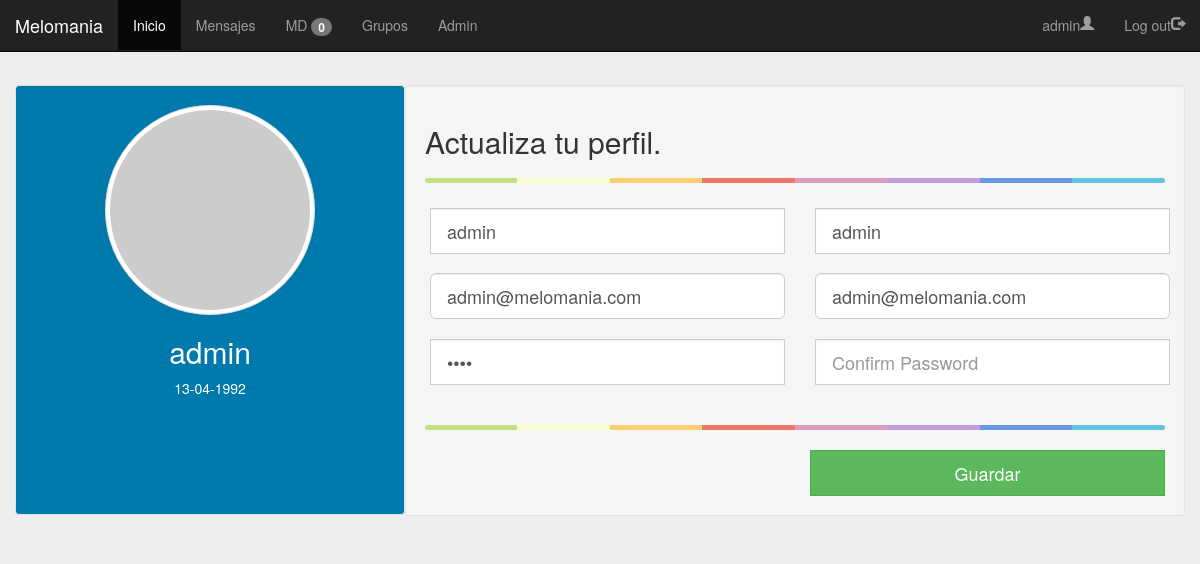
The page /profile.php (signed in) on the database its author committed.
### tables this page shows
CREATE TABLE `usuarios` (
  `id` int(11) NOT NULL,
  `nombre` varchar(42) NOT NULL,
  `apellido` varchar(42) NOT NULL,
  `email` varchar(42) NOT NULL,
  `contrasena` varchar(42) NOT NULL,
  `type` enum('user','admin') NOT NULL DEFAULT 'user',
  `fech_nacimiento` date NOT NULL
);

### modelo/mensajeDAO.php (called while the page is built, shortened)
<?php
  class MensajeDAO{
      public function getCountNoReadMessages(){
        $con = DB::getInstance()->getConnection();
        $query = $con->prepare("SELECT COUNT(leido) FROM mensajes WHERE leido=FALSE and idUsuDestino = (SELECT id FROM usuarios where email = ?);");
        $query->bind_param('s', $_SESSION["email"]);
        $query->execute();
        $result = $query->get_result();
        $result = $result->fetch_assoc();
        return $result["COUNT(leido)"];
      }
  }
 ?>

### modelo/usuarioDAO.php (called while the page is built, shortened)
<?php
  require_once("usuario.php");
  class UsuarioDAO{
    public function getInformation($email){
      $con = DB::getInstance()->getConnection();
      $query = $con->prepare("SELECT * from usuarios WHERE email=?");
      $query->bind_param('s',$email);
      $query->execute();
      $result = $query->get_result()->fetch_assoc();
      return new Usuario($result["id"], $result["nombre"], $result["apellido"], $result["email"], $result["contrasena"], $result["type"], $result["fech_nacimiento"], NULL);
    }
  }
?>

### modelo/usuario.php (called while the page is built, shortened)
<?php
  class Usuario{
      private $nombre;
      private $apellido;
      private $email;
      private $pass;
      private $fecha;
      public function __construct($id, $nombre, $apellido, $email, $pass, $type, $fecha, $estilos){
        $this->nombre = $nombre;
        $this->apellido = $apellido;
        $this->email = $email;
        $this->pass = $pass;
        $this->fecha = $fecha;
      }
      public function getNombre(){
        return $this->nombre;
      }
      public function getApellido(){
        return $this->apellido;
      }
      public function getEmail() {
        return $this->email;
      }
      public function getContrasena(){
        return $this->pass;
      }
      public function getFecha(){
        return $this->fecha;
      }
  }
 ?>

### profile.php (the view, shortened to what this page needs)
<?php session_start();
  require_once("modelo/usuarioDAO.php");
  $dao = new UsuarioDAO();
  $usuario = $dao->getInformation($_SESSION["email"]);
?>
<!DOCTYPE html>
<html>
  <head>
    <link rel="stylesheet" type="text/css" href="./style/styles.css">
    <link rel="stylesheet" href="https://maxcdn.bootstrapcdn.com/bootstrap/3.3.7/css/bootstrap.min.css">
  </head>
  <body>
    <?php include ('cabecera.php');?>
    <div class="container">
<br>
<br>
	<div class="row" id="main">
        <div class="col-md-4 well" id="leftPanel">
            <div class="row">
                <div class="col-md-12">
                	<div>
        				<img src="http://lorempixel.com/200/200/abstract/1/" alt="Texto Alternativo" class="img-circle img-thumbnail">
        				<h2><?php echo $_SESSION["name"]?></h2>
        				<p><?php echo date_format(date_create($usuario->getFecha()), 'd-m-Y'); ?></p>
        			</div>
        		</div>
            </div>
        </div>
        <div class="col-md-8 well" id="rightPanel">
            <div class="row">
    <div class="col-md-12">
    	<form role="form">
			<h2>Actualiza tu perfil.</h2>
			<hr class="colorgraph">
			<div class="row">
				<div class="col-xs-12 col-sm-6 col-md-6">
					<div class="form-group">
            <input type="text" name="first_name" id="first_name" class="form-control input-lg" value="<?php echo $usuario->getNombre() ?>" tabindex="1">
					</div>
				</div>
				<div class="col-xs-12 col-sm-6 col-md-6">
					<div class="form-group">
						<input type="text" name="last_name" id="last_name" class="form-control input-lg" value="<?php echo $usuario->getApellido() ?>" tabindex="2">
					</div>
				</div>
			</div>
      <div class="row">
				<div class="col-xs-12 col-sm-6 col-md-6">
          <div class="form-group">
				      <input type="email" name="email" id="email" class="form-control input-lg" value="<?php echo $usuario->getEmail() ?>" tabindex="4">
          </div>
        </div>
        <div class="col-xs-12 col-sm-6 col-md-6">
				      <input type="email" name="email" id="email" class="form-control input-lg" value="<?php echo $usuario->getEmail() ?>" tabindex="4">
        </div>
      </div>
			<div class="row">
				<div class="col-xs-12 col-sm-6 col-md-6">
					<div class="form-group">
						<input type="password" name="password" id="password" class="form-control input-lg" value="<?php echo $usuario->getContrasena() ?>" tabindex="5">
					</div>
				</div>
				<div class="col-xs-12 col-sm-6 col-md-6">
					<div class="form-group">
						<input type="password" name="password_confirmation" id="password_confirmation" class="form-control input-lg" placeholder="Confirm Password" tabindex="6">
					</div>
				</div>
			</div>
			<hr class="colorgraph">
			<div class="row">
				<div class="col-xs-12 col-md-6"></div>
				<div class="col-xs-12 col-md-6"><a href="#" class="btn btn-success btn-block btn-lg">Guardar</a></div>
			</div>
		</form>
	</div>
</div>
</div>
        </div>
     </div>
  </body>
</html>

### cabecera.php
<?php
  require_once("modelo/mensajeDAO.php");
  $menDAO = new mensajeDAO();
 ?>
<nav class="navbar navbar-inverse navbar-fixed-top">
  <div class="container-fluid">
    <div class="navbar-header">
      <a class="navbar-brand" href="#">Melomania</a>
    </div>
    <ul class="nav navbar-nav">
      <li class="active"><a href="index.php">Inicio</a></li>
      <?php if (isset($_SESSION["login"])){ ?>
        <li><a href="./mensajes.php">Mensajes</a></li>
      <li><a href="./md.php">MD <span class="badge"><?php echo $menDAO->getCountNoReadMessages(); ?></span></a></li>
      <li><a href="./grupos.php">Grupos</a></li>
      <?php }
      if(isset($_SESSION["type"]) && $_SESSION["type"] == "admin"){ ?>
        <li><a href="./admin.php">Admin</a></li> <?php } ?>
    </ul>
    <ul class="nav navbar-nav navbar-right">
      <?php
      if(isset($_SESSION["login"])){
      ?>
        <li><a href="profile.php"><spam class="glyphicon glyphicon-user"></spam> <?php echo $_SESSION["name"];?></a></li>
        <li><a href="logout.php"><spam class="glyphicon glyphicon-log-out"></spam> Log out</a></li>
      <?php
      }else{
      ?>
        <li><a href="register.php"><span class="glyphicon glyphicon-user"></span> Sign Up</a></li>
        <li><a href="login.php"><span class="glyphicon glyphicon-log-in"></span> Login</a></li>
      <?php
      }
      ?>
    </ul>
  </div>
</nav>

### style/styles.css (style rules this page uses)
body { background: #eee !important; padding-top: 45px; }
.btn { border-radius: 0px !important; }
input[type="text"] { margin-bottom: -1px; border-radius: 0; }
input[type="password"] { margin-bottom: 20px; border-radius: 0; }
#leftPanel { background-color:#0079ac; color:#fff; text-align: center; min-height: 430px; }
#rightPanel { min-height:415px; }
.colorgraph { height: 5px; border-top: 0; background: #c4e17f; border-radius: 5px; background-image: -webkit-linear-gradient(left, #c4e17f, #c4e17f 12.5%, #f7fdca 12.5%, #f7fdca 25%, #fecf71 25%, #fecf71 37.5%, #f0776c 37.5%, #f0776c 50%, #db9dbe 50%, #db9dbe 62.5%, #c49cde 62.5%, #c49cde 75%, #669ae1 75%, #669ae1 87.5%, #62c2e4 87.5%, #62c2e4); background-image: -moz-linear-gradient(left, #c4e17f, #c4e17f 12.5%, #f7fdca 12.5%, #f7fdca 25%, #fecf71 25%, #fecf71 37.5%, #f0776c 37.5%, #f0776c 50%, #db9dbe 50%, #db9dbe 62.5%, #c49cde 62.5%, #c49cde 75%, #669ae1 75%, #669ae1 87.5%, #62c2e4 87.5%, #62c2e4); background-image: -o-linear-gradient(left, #c4e17f, #c4e17f 12.5%, #f7fdca 12.5%, #f7fdca 25%, #fecf71 25%, #fecf71 37.5%, #f0776c 37.5%, #f0776c 50%, #db9dbe 50%, #db9dbe 62.5%, #c49cde 62.5%, #c49cde 75%, #669ae1 75%, #669ae1 87.5%, #62c2e4 87.5%, #62c2e4); background-image: linear-gradient(to right, #c4e17f, #c4e17f 12.5%, #f7fdca 12.5%, #f7fdca 25%, #fecf71 25%, #fecf71 37.5%, #f0776c 37.5%, #f0776c 50%, #db9dbe 50%, #db9dbe 62.5%, #c49cde 62.5%, #c49cde 75%, #669ae1 75%, #669ae1 87.5%, #62c2e4 87.5%, #62c2e4); }
spam.glyphicon { float:right; }

### rows shown on the page
usuarios: fech_nacimiento "13-04-1992", first_name "admin", last_name "admin", email "admin@melomania.com"

### other values the page prints
$menDAO->getCountNoReadMessages() "0"
$_SESSION["name"] "admin"
